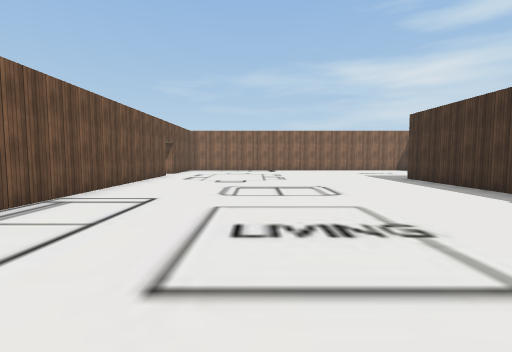
[1] (above)

12 first-person views from a walk through a 3-D level made in the Unity game engine. The camera is 1.4 m above the floor, tilts 4° down and sees 85° across. The floor is counted in squares, 2 m on a side. Each view is taken from the middle of a square. On the plan, view 1 faces up. The plan holds only what a view shows up to about 9 squares ahead; the rest is blank. The place goes on beyond the plan. The player character is not drawn. Some surface patterns are stand-ins.

[2]
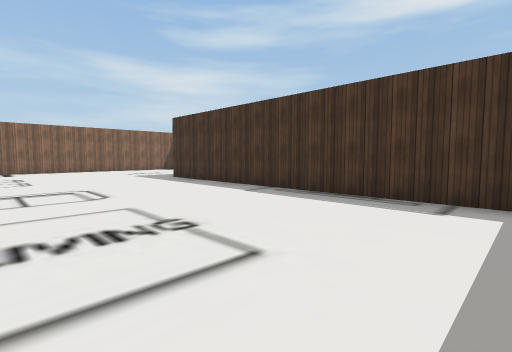

[3]
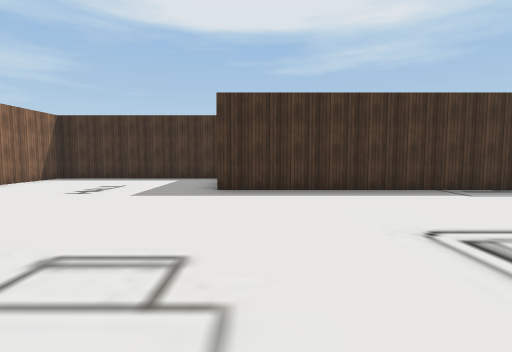

[4]
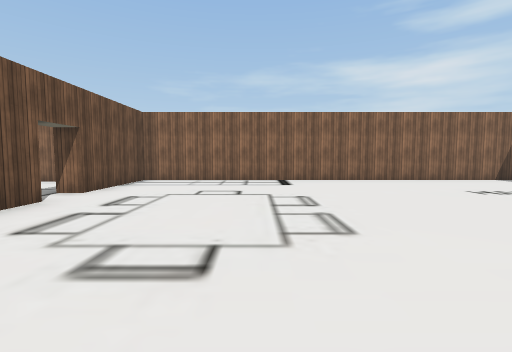

[5]
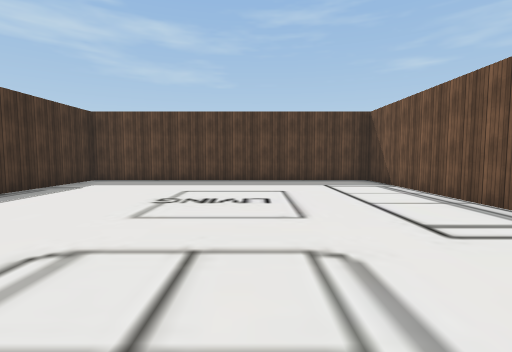

[6]
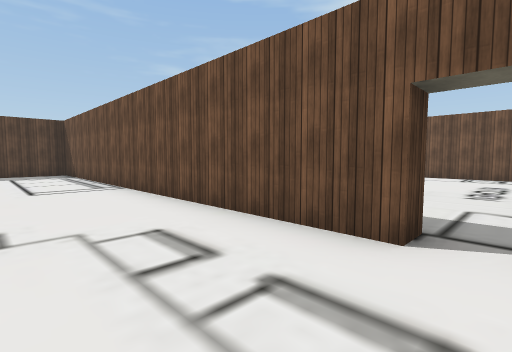

[7]
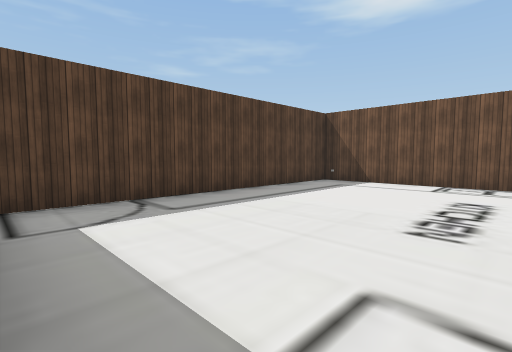

[8]
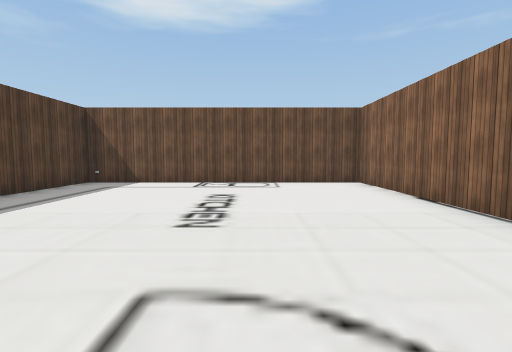

[9]
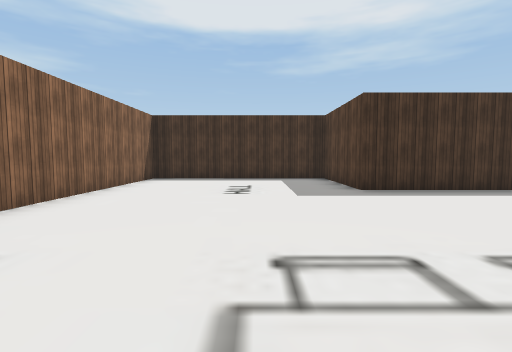

[10]
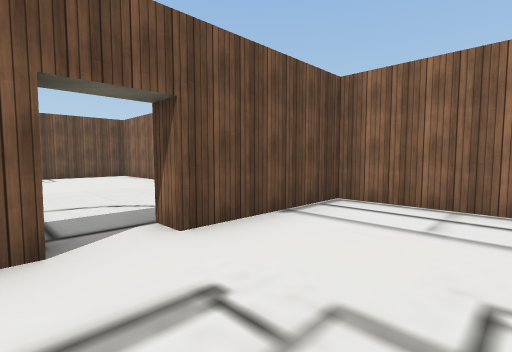

[11]
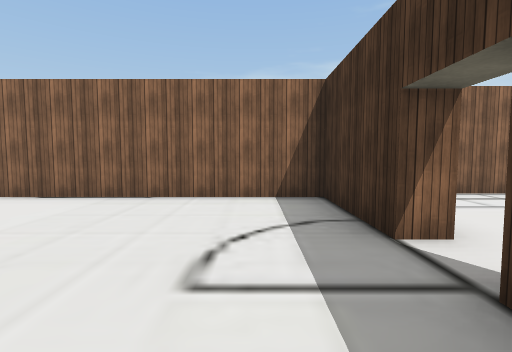

[12]
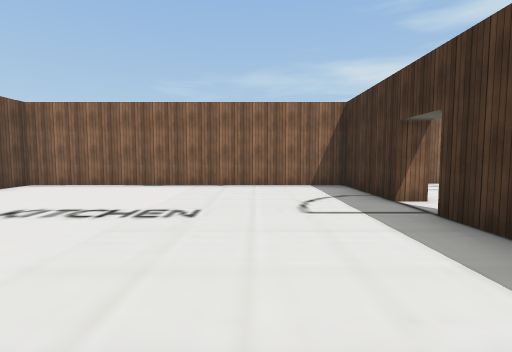

### Floor plan
Points are (right, up) in squares from view 1. A wall is a line through its corners. A room is listed if a view was taken in it or the views show most of it. See-through windows are left out.
Room 1 (views 1, 2, 3, 4, 5, 6, 7, 8, 9, 10)
walls: (-3.8, 10.3) (-3.3, 10.3) (-3.3, -1.2) (4.8, -1.2) (4.8, 8.8) (7.9, 8.8) (7.9, 14.3) (-3.3, 14.3) (-3.3, 11.3) (-3.8, 11.3)
ways out: opening at (-4, 11) to room 2
Room 2 (views 11, 12)
walls: (-3.8, 9.2) (-3.8, 10.3); (-3.8, 11.3) (-3.8, 13.8) (-11.5, 13.8) (-11.5, 6.4) (-4.1, 6.4)
ways out: opening at (-4, 11) to room 1

Positions as (right, up) in squares from view 1, and headings:
1: (0, 0), facing up
2: (0, 0), facing up-right
3: (-1, 8), facing right
4: (0, 6), facing up
5: (0, 7), facing down
6: (-1, 11), facing down-left
7: (-4, 11), facing down-left
8: (-4, 11), facing left
9: (-1, 11), facing right
10: (-1, 10), facing up-left
11: (-5, 9), facing up
12: (-6, 7), facing up
